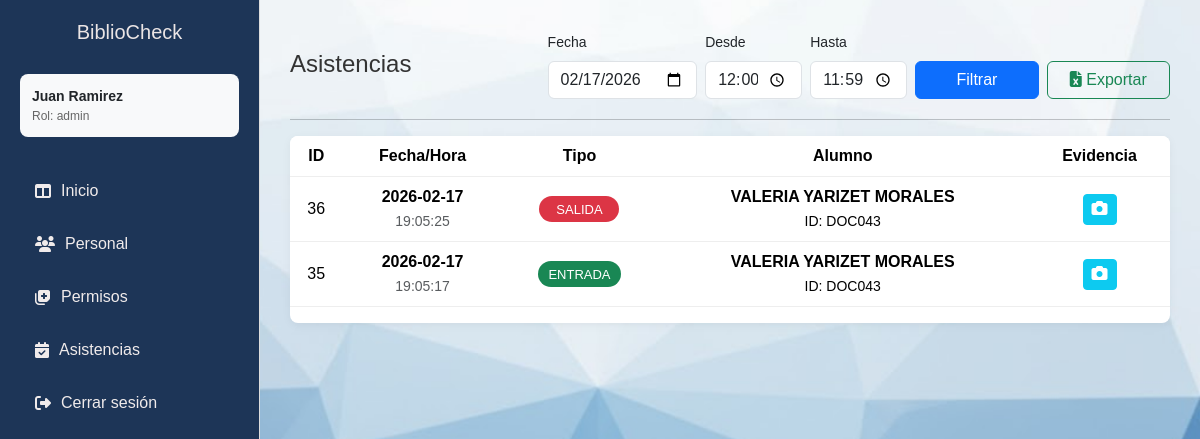
The page /php/asistencia.php?fecha=2026-02-17 (signed in) on the database its author committed.
### tables this page shows
CREATE TABLE `asistencia` (
  `id` int(11) NOT NULL,
  `alumno_id` int(11) DEFAULT NULL,
  `puesto_id` int(11) DEFAULT NULL,
  `fecha` date DEFAULT NULL,
  `hora` time DEFAULT NULL,
  `tipo` enum('entrada','salida') DEFAULT NULL,
  `foto_ruta` varchar(255) DEFAULT NULL
);

### php/asistencia.php (the view, shortened to what this page needs)
<?php
require_once __DIR__ . '/../php/conexion.php';
$fecha       = $_GET['fecha'] ?? date('Y-m-d');
$hora_inicio = $_GET['hora_inicio'] ?? '00:00';
$hora_fin    = $_GET['hora_fin'] ?? '23:59';
try {
    $sql = "
        SELECT a.id, a.fecha, a.hora, a.tipo, a.foto_ruta,
               COALESCE(d.id_alumno, 'N/A') AS id_alumno,
               COALESCE(d.nombre, 'Registro Manual') AS alumno,
               COALESCE(c.nombre, 'Sin puesto / Manual') AS puesto
        FROM asistencia a
        LEFT JOIN alumnos d ON d.id = a.alumno_id
        LEFT JOIN puestos c ON c.id = a.puesto_id
        WHERE a.fecha = ? AND a.hora BETWEEN ? AND ?
        ORDER BY a.hora DESC, a.id DESC
    ";
    $stmt = $conexion->prepare($sql);
    $stmt->bind_param('sss', $fecha, $hora_inicio, $hora_fin);
    $stmt->execute();
    $res = $stmt->get_result();
    $rows = $res->fetch_all(MYSQLI_ASSOC);
} catch (Throwable $e) {
    $error = 'Error al consultar asistencias: ' . $e->getMessage();
}
?>
<!DOCTYPE html>
<html lang="es">
<head>
  <link href="https://cdn.jsdelivr.net/npm/bootstrap@5.3.2/dist/css/bootstrap.min.css" rel="stylesheet">
  <link rel="stylesheet" href="https://cdnjs.cloudflare.com/ajax/libs/font-awesome/6.4.2/css/all.min.css">
  <link rel="stylesheet" href="/BiblioCheck/css/stylesDashboard1.css">
</head>
<body>
  <aside class="sidebar">
    <h2>BiblioCheck</h2>
    <div class="usuario-en-sesion">
      <div class="usuario-info">
        <span class="usuario-nombre"><?= htmlspecialchars($_SESSION['user']['nombre']) ?></span>
        <span class="usuario-rol">Rol: <?= htmlspecialchars($_SESSION['user']['tipo_usuario']) ?></span>
      </div>
    </div>
    <ul>
<li><a href="/BiblioCheck/dashboard"><i class="fa-solid fa-table-columns"></i> Inicio</a></li>
<li><a href="/BiblioCheck/alumnos"><i class="fa-solid fa-users"></i> Personal</a></li>
<li><a href="/BiblioCheck/permisos"><i class="fa-solid fa-notes-medical"></i> Permisos</a></li>
<li><a href="/BiblioCheck/asistencia" class='active'><i class="fa-solid fa-calendar-check"></i> Asistencias</a></li>
      <li><a href="/BiblioCheck/php/Logout.php"><i class="fa-solid fa-right-from-bracket"></i> Cerrar sesión</a></li>
    </ul>
  </aside>
  <main class="contenido">
    <section class="seccion-contenido">
      <div class="seccion-header">
        <h1>Asistencias</h1>
        <form class="row g-2 align-items-end" method="get">
          <div class="col-md-3">
            <label class="form-label small">Fecha</label>
            <input type="date" class="form-control" name="fecha" value="<?= htmlspecialchars($fecha) ?>">
          </div>
          <div class="col-md-2">
            <label class="form-label small">Desde</label>
            <input type="time" class="form-control" name="hora_inicio" value="<?= htmlspecialchars($hora_inicio) ?>">
          </div>
          <div class="col-md-2">
            <label class="form-label small">Hasta</label>
            <input type="time" class="form-control" name="hora_fin" value="<?= htmlspecialchars($hora_fin) ?>">
          </div>
          <div class="col-md-5 d-flex gap-2">
            <button class="btn btn-primary w-100">Filtrar</button>
            <a class="btn btn-outline-success w-100"
               href="?fecha=<?= urlencode($fecha) ?>&hora_inicio=<?= urlencode($hora_inicio) ?>&hora_fin=<?= urlencode($hora_fin) ?>&export=1">
               <i class="fa-solid fa-file-excel"></i> Exportar
            </a>
          </div>
        </form>
      </div>
      <hr>
      <div class="tabla-contenedor">
        <table class="table align-middle">
          <thead>
            <tr>
              <th>ID</th>
              <th>Fecha/Hora</th>
              <th>Tipo</th>
              <th>Alumno</th>
              <th>Evidencia</th>
            </tr>
          </thead>
          <tbody>
            <?php if (!empty($rows)): foreach ($rows as $r): ?>
              <tr>
                <td><?= (int)$r['id'] ?></td>
                <td>
                    <strong><?= htmlspecialchars($r['fecha']) ?></strong><br>
                    <small class="text-muted"><?= htmlspecialchars($r['hora']) ?></small>
                </td>
                <td>
                    <span class="badge <?= $r['tipo']==='entrada'?'bg-success':'bg-danger' ?>">
                        <?= strtoupper(htmlspecialchars($r['tipo'])) ?>
                    </span>
                </td>
                <td>
                    <strong><?= htmlspecialchars($r['alumno']) ?></strong><br>
                    <small>ID: <?= htmlspecialchars($r['id_alumno']) ?></small>
                </td>
                <td>
                    <?php if (!empty($r['foto_ruta'])): ?>
                        <button class="btn btn-sm btn-info text-white"
                                onclick="verFoto('<?= $r['foto_ruta'] ?>', '<?= $r['alumno'] ?>')">
                            <i class="fa fa-camera"></i>
                        </button>
                    <?php else: ?>
                        <span class="text-muted small">N/A</span>
                    <?php endif; ?>
                </td>
              </tr>
            <?php endforeach; else: ?>
              <tr><td colspan="6" class="text-center">No hay registros en este rango de tiempo.</td></tr>
            <?php endif; ?>
          </tbody>
        </table>
      </div>
    </section>
  </main>
</body>
</html>

### css/stylesDashboard1.css (style rules this page uses)
body { margin: 0; font-family: 'Poppins', sans-serif; background-image: url("../assets/FONDOC.jpg"), linear-gradient(rgba(255, 255, 255, 0.8), rgba(255, 255, 255, 0.8)); background-size: cover; background-position: center; display: flex; min-height: 100vh; }
.sidebar { width: 260px; background-color: #1D3557; border-right: 1px solid #ddd; height: 100vh; padding: 20px; box-sizing: border-box; position: fixed; display: flex; flex-direction: column; }
.sidebar h2 { color: #ebe5e5; margin-bottom: 30px; font-size: 20px; text-align: center; display: flex; align-items: center; justify-content: center; gap: 10px; }
.usuario-en-sesion { display: flex; align-items: center; gap: 12px; margin-bottom: 30px; padding: 12px; border-radius: 8px; background-color: #f8f9fa; }
.usuario-info { display: flex; flex-direction: column; }
.usuario-nombre { font-weight: 600; font-size: 14px; }
.usuario-rol { font-size: 12px; color: #666; }
.sidebar ul { list-style: none; padding: 0; margin: 0; flex-grow: 1; }
.sidebar li { margin-bottom: 5px; }
.sidebar li a { text-decoration: none; color: #f0ebeb; display: flex; align-items: center; gap: 10px; padding: 12px 15px; border-radius: 8px; transition: all 0.3s ease; }
.contenido { flex: 1; padding: 30px; margin-left: 260px; width: calc(100% - 260px); box-sizing: border-box; }
.seccion-contenido { width: 100%; max-width: 1200px; margin: 0 auto; box-sizing: border-box; }
.seccion-header { display: flex; justify-content: space-between; align-items: center; margin-bottom: 20px; flex-wrap: wrap; gap: 15px; }
.seccion-header h1 { margin: 0; font-size: 24px; color: #333; display: flex; align-items: center; gap: 10px; }
.tabla-contenedor { width: 100%; overflow-x: auto; background: #fff; border-radius: 8px; box-shadow: 0 2px 10px rgba(0,0,0,0.05); }
table { width: 100%; min-width: 800px; border-collapse: collapse; }
th, td { padding: 15px; text-align: center; border-bottom: 1px solid #eee; vertical-align: middle; }
th { background-color: #f8f9fa; font-weight: 600; color: #555; position: sticky; top: 0; }
.badge { padding: 6px 12px; border-radius: 20px; font-size: 13px; font-weight: 500; display: inline-block; min-width: 80px; text-align: center; }
.fas, .fa { font-size: 16px; }
.sidebar { animation: slideInLeft 0.6s cubic-bezier(0.25, 0.8, 0.25, 1) forwards; }
.seccion-contenido { animation: fadeInUp 0.7s cubic-bezier(0.25, 0.8, 0.25, 1) forwards; opacity: 0; }
table tbody tr { transition: all 0.2s ease-in-out; animation: fadeInRow 0.5s ease-out forwards; opacity: 0; }
.btn { transition: all 0.2s ease !important; }

### php/asistencia.php (style rules this page uses)
.badge { padding: 0.5em 0.8em; }

### rows shown on the page
asistencia: id "36", fecha "2026-02-17", hora "19:05:25", tipo "SALIDA", alumno "VALERIA YARIZET MORALES", id_alumno "DOC043"
asistencia: id "35", fecha "2026-02-17", hora "19:05:17", tipo "ENTRADA", alumno "VALERIA YARIZET MORALES", id_alumno "DOC043"

### other values the page prints
$_SESSION['user']['nombre'] "Juan Ramirez"
$_SESSION['user']['tipo_usuario'] "admin"
